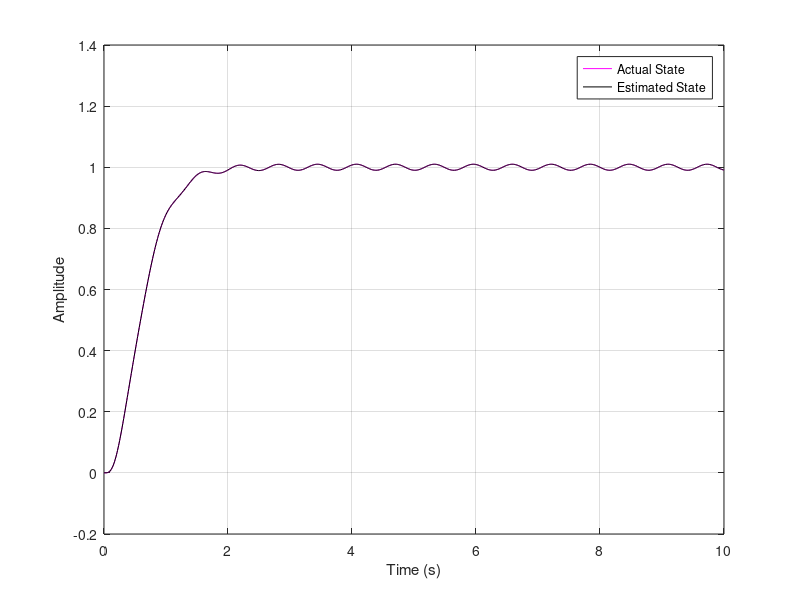

The MATLAB source for this figure:


Data_Act = csvread('Scope7.csv',1,0);
Time_Act = Data_Act(:,1);
Data7 = Data_Act(:,2);


Data_Est = csvread('Scope8.csv',1,0);
Time_Est = Data_Est(:,1);
Data8= Data_Est(:,2);

figure(1)
plot(Time_Act, Data7 , 'm');
xlabel('Time (s)');
ylabel('Amplitude');
grid on
grid minor
axis on
hold on 

plot(Time_Est, Data8 , 'k');
xlabel('Time (s)');
ylabel('Amplitude');
legend('Actual State','Estimated State')
grid on 
grid minor
axis on
hold off 


